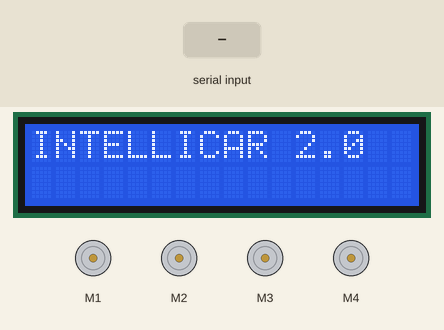
Bench run of a sketch on a simulated Arduino Uno, built with avr-gcc and run on an emulated ATmega328P. On the bench: 16×2 character LCD, 4 × DC motor (green arrow = forward, orange = backward, longer = faster). The test bench sets the inputs (shaded band). What the sketch prints to the serial monitor is not drawn.

Above: at 1.2 s.
1.3 s: "F" received over Serial
At 2.3 s:
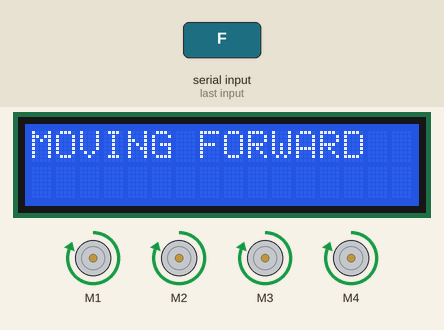
2.8 s: "B" received over Serial
At 3.3 s:
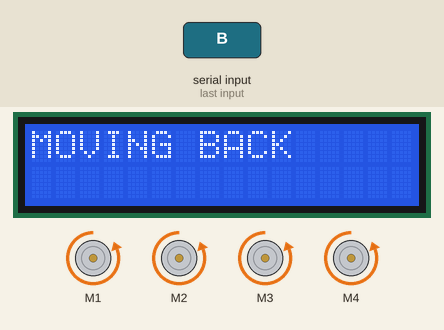
4.3 s: "R" received over Serial
At 5.5 s:
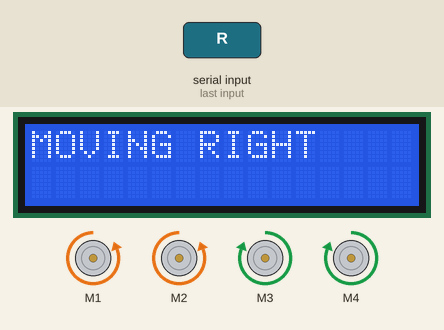
5.8 s: "L" received over Serial
At 6.8 s:
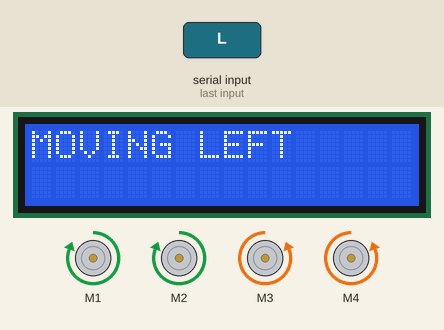
7.3 s: "S" received over Serial
At 7.9 s:
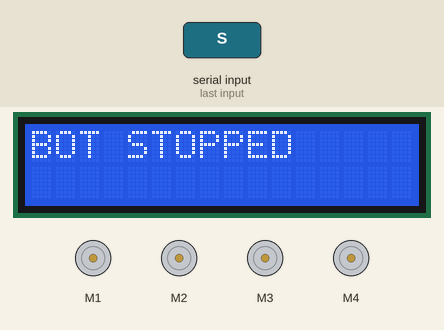
Timing chart, 0 to 9.8 s (numbered marks = the images above; inputs shaded):
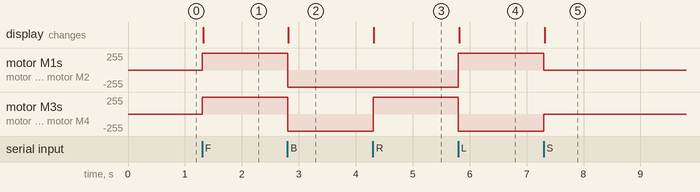

The sketch:

motorshield.ino
```cpp
#include <AFMotor.h>
#include<LiquidCrystal_I2C.h>
LiquidCrystal_I2C lcd = LiquidCrystal_I2C(0x27,16,2);


AF_DCMotor motor1(1);
AF_DCMotor motor2(2);
AF_DCMotor motor3(3);
AF_DCMotor motor4(4);

void setup() {
  lcd.init();
  lcd.backlight();
  lcd.setCursor(0,0);
  lcd.print("INTELLICAR 2.0");
  Serial.begin(9600); // set up Serial library at 9600 bps
}
void move(char m)
{
  if(m=='F')
  {
    motor1.setSpeed(255);
    motor1.run(FORWARD);
    motor2.setSpeed(255);
    motor2.run(FORWARD);
    motor3.setSpeed(255);
    motor3.run(FORWARD);
    motor4.setSpeed(255);
    motor4.run(FORWARD);
    Serial.println("FORWARD");
  }
  if(m=='B')
  {
    motor1.setSpeed(255);
    motor1.run(BACKWARD);
    motor2.setSpeed(255);
    motor2.run(BACKWARD);
    motor3.setSpeed(255);
    motor3.run(BACKWARD);
    motor4.setSpeed(255);
    motor4.run(BACKWARD);
    Serial.println("BACKWARD");
  }
  if(m=='R')
  {
    motor1.setSpeed(255);
    motor1.run(BACKWARD);
    motor2.setSpeed(255);
    motor2.run(BACKWARD);
    motor3.setSpeed(255);
    motor3.run(FORWARD);
    motor4.setSpeed(255);
    motor4.run(FORWARD);
    Serial.println("RIGHT");
  }
  if(m=='L')
  {
    motor1.setSpeed(255);
    motor1.run(FORWARD);
    motor2.setSpeed(255);
    motor2.run(FORWARD);
    motor3.setSpeed(255);
    motor3.run(BACKWARD);
    motor4.setSpeed(255);
    motor4.run(BACKWARD);
    Serial.println("LEFT");
  }
  if(m=='S')
  {
  motor1.run(RELEASE);
  motor2.run(RELEASE);
  motor3.run(RELEASE);
  motor4.run(RELEASE);
  Serial.println("STOP");
  }

}

void loop() {
  char d='S';
while(Serial.available())
{
  d=Serial.read();
  if(d=='F')
  {
    lcd.clear();
    move('F');
    lcd.setCursor(0,0);
    lcd.print("MOVING FORWARD");
  }
  if(d=='B')
  {
    lcd.clear();
    move('B');
    lcd.setCursor(0,0);
    lcd.print("MOVING BACK");
  }
  if(d=='L')
  {
    lcd.clear();
    move('L');
    lcd.setCursor(0,0);
    lcd.print("MOVING LEFT");
  }
  if(d=='R')
  {
    lcd.clear();
    move('R');
    lcd.setCursor(0,0);
    lcd.print("MOVING RIGHT");
  }
  if(d=='S')
  {
    lcd.clear();
    move('S');
    lcd.setCursor(0,0);
    lcd.print("BOT STOPPED");
  }

}


}
```

Measured:
- after the input at 1.3 s, motor M1–4: stopped → forward 255/255 at once; the display: changes at once (image 1)
- after the input at 2.8 s, motor M1–4: forward 255/255 → backward 255/255 at once; the display: changes at once (image 2)
- after the input at 4.3 s, motor M3, motor M4: backward 255/255 → forward 255/255 at once; the display: changes at once (image 3)
- after the input at 5.8 s, motor M1, motor M2: backward 255/255 → forward 255/255 at once; motor M3, motor M4: forward 255/255 → backward 255/255 at once; the display: changes at once (image 4)
- after the input at 7.3 s, motor M1, motor M2: forward 255/255 → stopped at once; motor M3, motor M4: backward 255/255 → stopped at once; the display: changes at once (image 5)
